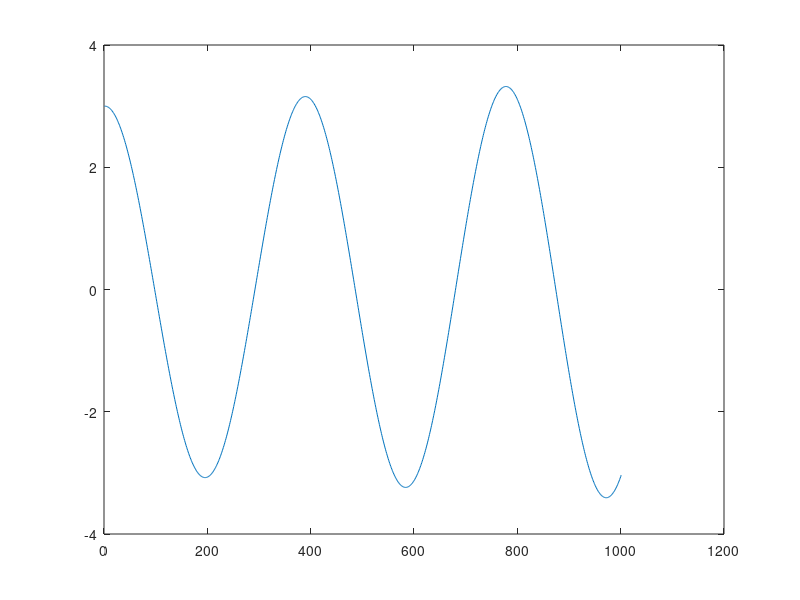
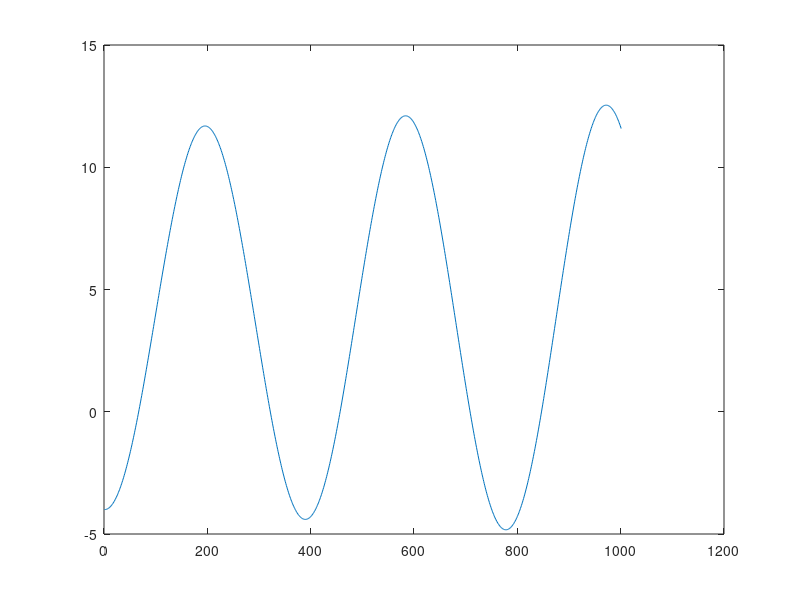
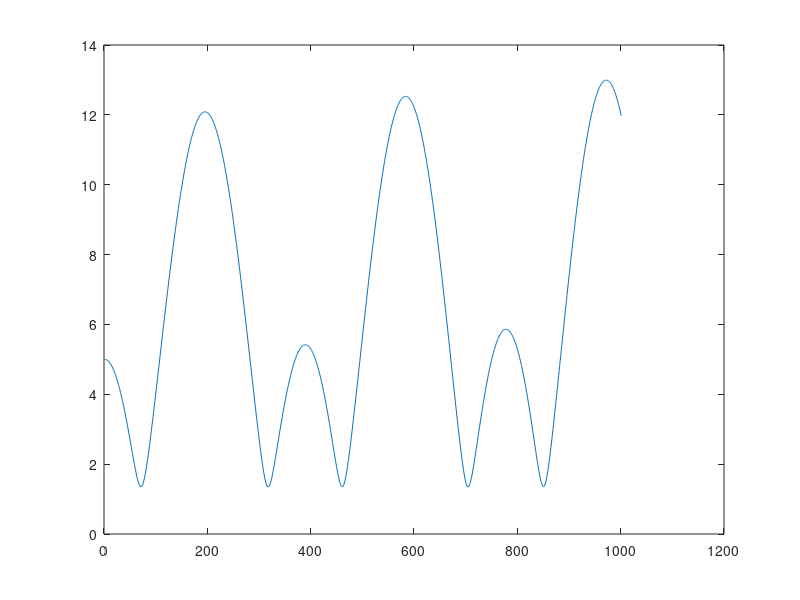

The MATLAB source for these figures, in order:
N = 1000;
%t_final = 2;
t_final = 10;
h = t_final/N;

x = zeros(1, N);
y = zeros(1, N);
v_x = zeros(1, N);
v_y = zeros(1, N);

v_init = 0.0;
x_init = 3.;
y_init = -4.;

x(1) = x_init;
y(1) = y_init;

% in this case all projection are zeros
v_x(1) = v_init;
v_y(1) = v_init;


m = 1;
L = 5;
% How to find T?
T = 13.1;

%acc_error = 0.1

for ii = 1:N
  g = 9.81 + 0.05 * sin(2*pi*h*ii);
  v_x(ii + 1) = v_x(ii) - (h * x(ii) * T)/(L * m);
  x(ii + 1) = x(ii) + h*v_x(ii);
  y(ii + 1) = y(ii) + h*v_y(ii);
  v_y(ii + 1) = v_y(ii) - h * ((y(ii) * T)/(L * m) - m * g);
%  if x(ii)^2 + y(ii)^2 >= L^2 + acc_error || x(ii)^2 + y(ii)^2 <= L^2 - acc_error
%    fprintf('Divergence. Change modeling parameters.\n')
%    return;
%  end
end

l_hat =  sqrt(x.^2 + y.^2)

figure(1)
plot(x)
figure(2)
plot(y)
figure(3)
plot(l_hat)
